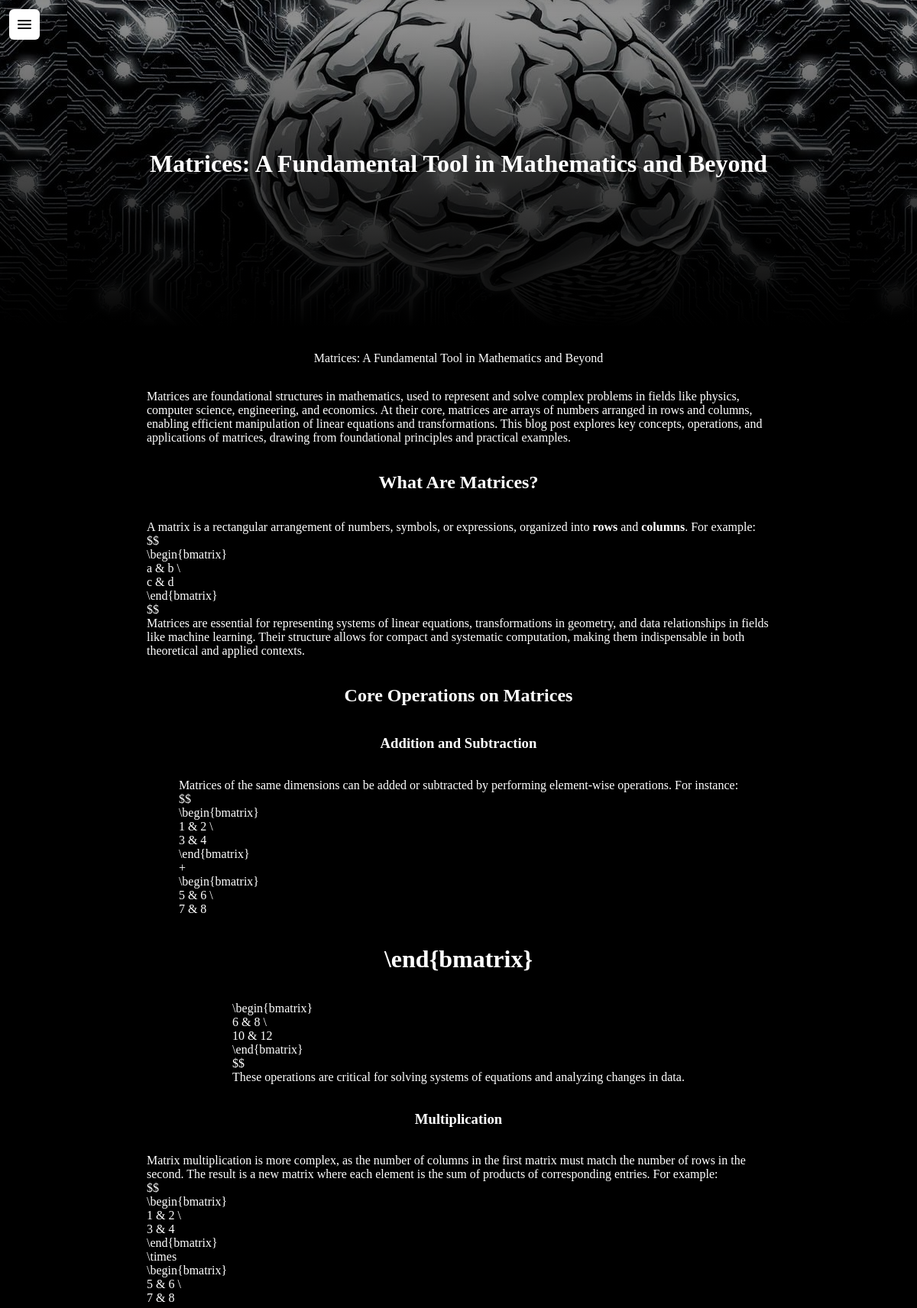
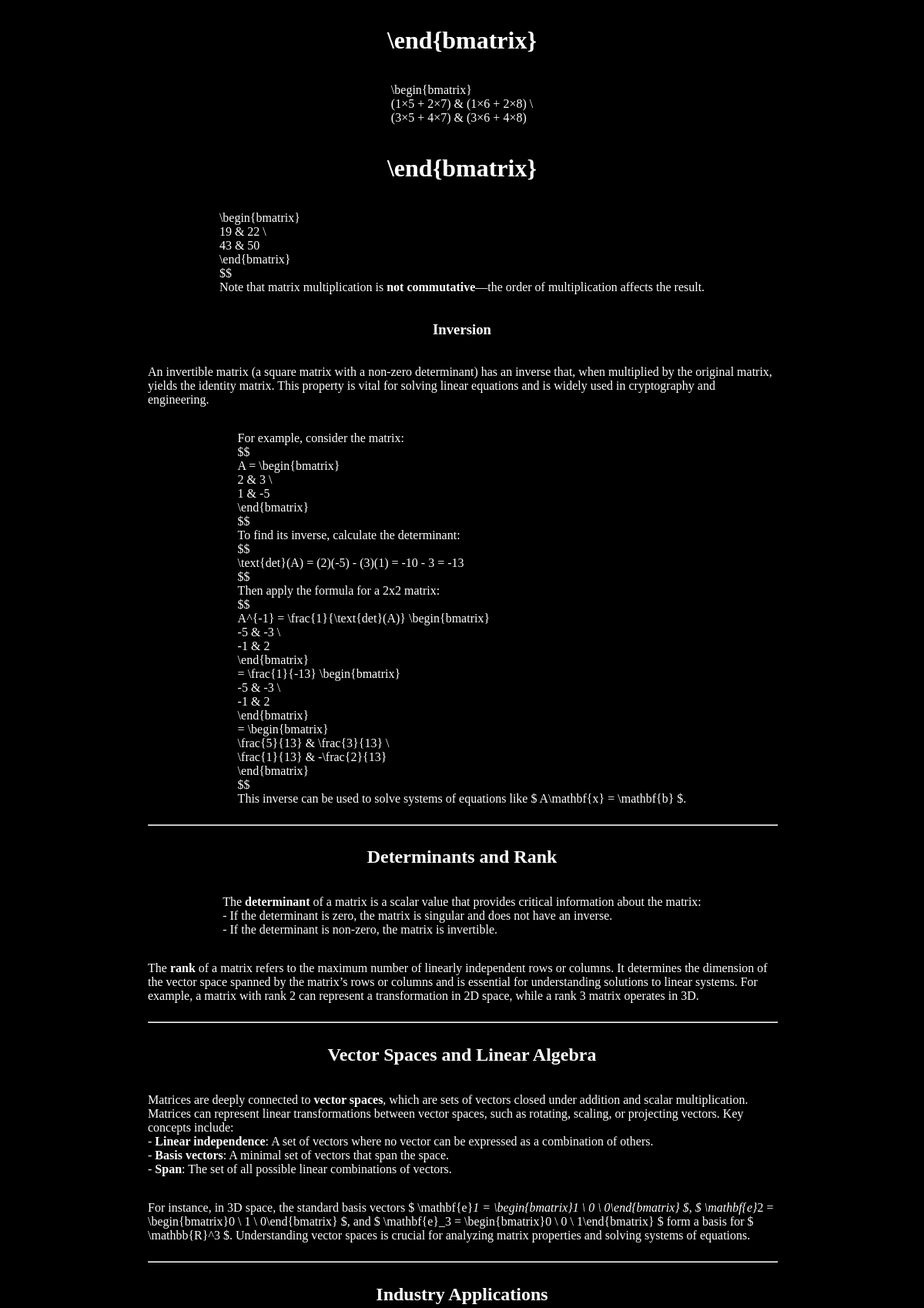
Page /posts/23 (upper part) on the committed database (2 pictures, top to bottom).
### server.py (models this page shows, shortened)
class Post(db.Model):
    id      = db.Column(db.Integer, primary_key=True)
    title   = db.Column(db.String(200), nullable=False)
    content = db.Column(db.Text, nullable=False)
    tags    = db.Column(db.String(200), nullable=True)

### server.py (the view)
@app.route("/posts/<int:post_id>", methods=["GET"])
def get_post(post_id):
    post = Post.query.get_or_404(post_id)
    return render_template('post.html', post=post)

### templates/post.html
{% extends "base.html" %}
{% block header %}
<header>
    <h1> {{ post.title }}</h1>
</header>
{% endblock %}
{% block content %}
{{ post.content|safe }}
{% endblock %}

### static/css/styles.css (style rules this page uses)
body { background-color: #000; color: white; margin: 0; padding: 0; }
:root { --nav-height: 0; }
hr { width: 100%; }
header { background-image: linear-gradient(rgba(0,0,0,0.4), rgba(0,0,0,0.6), rgba(0,0,0,0.8), rgba(0,0,0,1)), url("../fym_hero.png"); background-position: center; display: flex; justify-content: center; align-items: center; height: 60px; margin: 0; padding: 184px 0; }

### rows in the picture
Post: title "Matrices: A Fundamental Tool in Mathematics and Beyond", content "Matrices: A Fundamental Tool in Mathematics and Beyond Matrices are foundational structures in mathematics, used to represent and solve complex problems in fields like physics, computer science, engineering, and economics. At their core, matrices are arrays of numbers arranged in rows and columns, enabling efficient manipulation of linear equations and transformations. This blog post explores key concepts, operations, and applications of matrices, drawing from foundational principles and practical examples. What Are Matrices? A matrix is a rectangular arrangement of numbers, symbols, or expressions, organized into rows and columns . For example: $$ \\begin{bmatrix} a & b \\ c & d…"
